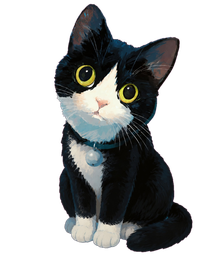
#> input picture assets/pets/cow-cat/_master/base_sit_source.png, 212 x 256 px, shrunk from 928 x 1120 before the run; its folder holds 3 pictures in this run
$ python set_pet_from_image.py
#> lines starting #> are read from the running program, lines starting #| are printed output that depends on the picture
"""Import a desktop screenshot/reference as the pet base sprite.

Removes light gray/white edge-connected background (keeps white fur),
packs tightly to 128x128 with crisp cartoon edges, and regenerates all
cow-cat animation folders with subtle transform variants.
"""

from __future__ import annotations

import json
import sys
from collections import deque
from pathlib import Path

from PIL import Image, ImageEnhance, ImageFilter

ROOT = Path(__file__).resolve().parents[1]
OUT = ROOT / "assets" / "pets" / "cow-cat"
SIZE = 128
ANCHOR = {"x": 64, "y": 112}


def is_magenta_key(r: int, g: int, b: int) -> bool:
    """Pure / near magenta-pink chroma key (and hot pink gen backgrounds)."""
    if r > 160 and b > 140 and g < 170 and r > g + 35 and b > g + 25:
        return True
    if r > 200 and g < 140 and b > 160:
        return True
    # hot pink flats (R high, G mid-low, B high-mid)
    if r > 210 and 40 < g < 160 and b > 160 and r > g + 50:
        return True
    return False


def is_light_bg(r: int, g: int, b: int) -> bool:
    """Light gray / white / soft checkerboard background."""
    mx = max(r, g, b)
    mn = min(r, g, b)
    if mx - mn > 30:
        return False
    if mx >= 205:
        return True
    if mx >= 170 and (r + g + b) / 3 >= 180:
        return True
    return False


def is_bg(r: int, g: int, b: int) -> bool:
    return is_magenta_key(r, g, b) or is_light_bg(r, g, b)


def remove_bg_edge_flood(img: Image.Image) -> Image.Image:
    img = img.convert("RGBA")
    w, h = img.size
    px = img.load()

    # First: hard chroma-key all magenta/pink (not only edge-connected).
    for y in range(h):
        for x in range(w):
            r, g, b, a = px[x, y]
            if is_magenta_key(r, g, b):
                px[x, y] = (0, 0, 0, 0)

    mask = [[is_bg(*px[x, y][:3]) and px[x, y][3] > 0 for x in range(w)] for y in range(h)]
    # Rebuild mask for remaining light bg still opaque
    mask = []
    for y in range(h):
        row = []
        for x in range(w):
            r, g, b, a = px[x, y]
            row.append(a > 0 and is_light_bg(r, g, b))
        mask.append(row)

    seen = [[False] * w for _ in range(h)]
    dq: deque[tuple[int, int]] = deque()

    def try_push(x: int, y: int) -> None:
        if 0 <= x < w and 0 <= y < h and not seen[y][x] and mask[y][x]:
            seen[y][x] = True
            dq.append((x, y))

    for x in range(w):
        try_push(x, 0)
        try_push(x, h - 1)
    for y in range(h):
        try_push(0, y)
        try_push(w - 1, y)

    while dq:
        x, y = dq.popleft()
        px[x, y] = (0, 0, 0, 0)
        for dx, dy in ((1, 0), (-1, 0), (0, 1), (0, -1)):
            try_push(x + dx, y + dy)

    # Kill remaining key-color / light fringe adjacent to transparent
    for _ in range(3):
        kill: list[tuple[int, int]] = []
        for y in range(h):
            for x in range(w):
                r, g, b, a = px[x, y]
                if a == 0:
                    continue
                if not is_bg(r, g, b) and not (
                    r > 195 and g > 195 and b > 195 and abs(r - g) < 14
                ):
                    # also soft pink fringe
                    if not (r > 180 and b > 140 and g < 190 and r > g + 20):
                        continue
                for dx, dy in ((1, 0), (-1, 0), (0, 1), (0, -1)):
                    nx, ny = x + dx, y + dy
                    if 0 <= nx < w and 0 <= ny < h and px[nx, ny][3] == 0:
                        kill.append((x, y))
                        break
        for x, y in kill:
            px[x, y] = (0, 0, 0, 0)
    return img


def despeckle_alpha(img: Image.Image, min_comp: int = 12) -> Image.Image:
    """Drop tiny opaque islands (noise) not connected to the main body."""
    w, h = img.size
    px = img.load()
    seen = [[False] * w for _ in range(h)]
    keep: set[tuple[int, int]] = set()
    best: list[tuple[int, int]] = []

    for y in range(h):
        for x in range(w):
            if seen[y][x] or px[x, y][3] < 16:
                continue
            comp: list[tuple[int, int]] = []
            dq: deque[tuple[int, int]] = deque([(x, y)])
            seen[y][x] = True
            while dq:
                cx, cy = dq.popleft()
                if px[cx, cy][3] < 16:
                    continue
                comp.append((cx, cy))
                for dx, dy in ((1, 0), (-1, 0), (0, 1), (0, -1)):
                    nx, ny = cx + dx, cy + dy
                    if 0 <= nx < w and 0 <= ny < h and not seen[ny][nx]:
                        seen[ny][nx] = True
                        if px[nx, ny][3] >= 16:
                            dq.append((nx, ny))
            if len(comp) > len(best):
                best = comp
            if len(comp) >= min_comp:
                keep.update(comp)

    # Always keep the largest component even if small
    keep.update(best)
    for y in range(h):
        for x in range(w):
            if (x, y) not in keep:
                px[x, y] = (0, 0, 0, 0)
    return img


def polish_edges(img: Image.Image) -> Image.Image:
    """Slight alpha cleanup + contrast so black outlines read cleanly on desktop."""
    img = img.convert("RGBA")
    # Mild unsharp after downscale helps line art
    rgb = img.convert("RGB")
    a = img.getchannel("A")
    rgb = ImageEnhance.Contrast(rgb).enhance(1.08)
    rgb = ImageEnhance.Sharpness(rgb).enhance(1.25)
    # Threshold very low alpha dust
    a = a.point(lambda v: 0 if v < 18 else (255 if v > 230 else v))
    out = rgb.convert("RGBA")
    out.putalpha(a)
    return out


def pack_frame(src: Image.Image, size: int = SIZE) -> Image.Image:
    img = remove_bg_edge_flood(src)
    img = despeckle_alpha(img)
    bbox = img.getbbox()
    if not bbox:
        raise SystemExit("empty after bg remove — check source contrast")
    img = img.crop(bbox)

    # Tight square: ~4% margin so the cat fills the window (was ~10% → tiny).
    side = max(img.size[0], img.size[1], 1)
    side = int(side * 1.04)
    sq = Image.new("RGBA", (side, side), (0, 0, 0, 0))
    ox = (side - img.size[0]) // 2
    # Bias slightly down so feet sit near bottom of hit box
    oy = int((side - img.size[1]) * 0.62)
    sq.paste(img, (ox, oy), img)

    # Downscale via high-quality intermediate for crisp cartoon lines
    hi = sq.resize((size * 2, size * 2), Image.Resampling.LANCZOS)
    out = hi.resize((size, size), Image.Resampling.LANCZOS)
    return polish_edges(out)


def shift(img: Image.Image, dx: int, dy: int) -> Image.Image:
    out = Image.new("RGBA", img.size, (0, 0, 0, 0))
    out.paste(img, (dx, dy), img)
    return out


def scale_about_center(img: Image.Image, s: float) -> Image.Image:
    w, h = img.size
    nw, nh = max(1, int(w * s)), max(1, int(h * s))
    scaled = img.resize((nw, nh), Image.Resampling.LANCZOS)
    out = Image.new("RGBA", (w, h), (0, 0, 0, 0))
    out.paste(scaled, ((w - nw) // 2, (h - nh) // 2), scaled)
    return out


def rotate_about(img: Image.Image, deg: float) -> Image.Image:
    return img.rotate(
        deg, resample=Image.Resampling.BICUBIC, expand=False, fillcolor=(0, 0, 0, 0)
    )


def dim(img: Image.Image, factor: float) -> Image.Image:
    r, g, b, a = img.split()
    rgb = Image.merge("RGB", (r, g, b))
    rgb = ImageEnhance.Brightness(rgb).enhance(factor)
    out = rgb.convert("RGBA")
    out.putalpha(a)
    return out


def write_set(name: str, frames: list[Image.Image], fps: float, loop: bool = True) -> None:
    dest = OUT / name
    dest.mkdir(parents=True, exist_ok=True)
    for old in dest.glob("*.png"):
        old.unlink()
    files: list[str] = []
    for i, fr in enumerate(frames):
        fn = f"{i:02d}.png"
        fr.save(dest / fn, optimize=True)
        files.append(fn)
    meta = {
        "name": name,
        "frame_width": SIZE,
        "frame_height": SIZE,
        "frames": len(files),
        "fps": fps,
        "loop": loop,
        "anchor": ANCHOR,
        "files": files,
    }
    (dest / "meta.json").write_text(
        json.dumps(meta, indent=2, ensure_ascii=False) + "\n", encoding="utf-8"
    )
    print(f"wrote {name}: {len(files)} frames @ {fps}fps")


def main() -> None:
    src_path = Path(
        sys.argv[1]
        if len(sys.argv) > 1
        else r"C:\Users\lig76\Desktop\ScreenShot_2026-08-04_084011_409.png"
    )
    if not src_path.is_file():
        # Fall back to saved master source
        alt = OUT / "_master" / "base_sit_source.png"
        if alt.is_file():
            src_path = alt
        else:
            raise SystemExit(f"source not found: {src_path}")

    base = pack_frame(Image.open(src_path))
#> in remove_bg_edge_flood, img is the input picture: PIL image 212x256 RGBA; mean R, G, B, A 28.4, 29, 29.2, 108
#> in remove_bg_edge_flood, `mask = [[is_bg(*px[x, y][:3]) and px[x, y][3] > 0 for x in range(w)] f..`: mask = 256 items
#> in pack_frame, `img = img.crop(bbox)`:
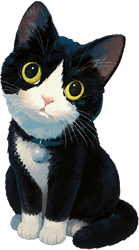
#> img: PIL image 139x250 RGBA; mean R, G, B, A 42.9, 44.6, 44.3, 168.6; transparent parts drawn white
#> in pack_frame, `sq = Image.new("RGBA", (side, side), (0, 0, 0, 0))`: sq: PIL image 260x260 RGBA; every value is 0
#> in pack_frame, `hi = sq.resize((size * 2, size * 2), Image.Resampling.LANCZOS)`:
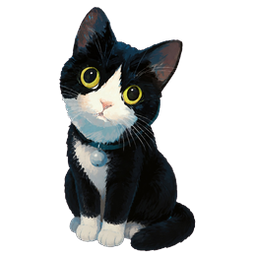
#> hi: PIL image 256x256 RGBA; mean R, G, B, A 21.8, 23, 22.7, 86; transparent parts drawn white
    master = OUT / "_master"
    master.mkdir(exist_ok=True)
    base.save(master / "base_sit.png")
    try:
        Image.open(src_path).save(master / "base_sit_source.png")
    except Exception:
        pass
    print("master base saved", base.size)
#| master base saved (128, 128)

    px = list(base.getdata())
    a0 = sum(1 for p in px if p[3] == 0)
    opaque = [p for p in px if p[3] > 20]
    xs = [i % SIZE for i, p in enumerate(px) if p[3] > 20]
    ys = [i // SIZE for i, p in enumerate(px) if p[3] > 20]
    print(
        f"base alpha: a0={a0}/{len(px)} opaque={len(opaque)} "
        f"bbox=({min(xs)},{min(ys)})-({max(xs)},{max(ys)}) "
        f"corner={base.getpixel((0, 0))}"
    )
#| base alpha: a0=10660/16384 opaque=5715 bbox=(29,3)-(97,125) corner=(0, 0, 0, 0)

    # Gentle breathing / bob — small motion so silhouette stays readable
    idle_bob = [
        base,
        shift(base, 0, -1),
        shift(base, 0, -2),
        shift(base, 0, -1),
        base,
        shift(base, 0, 1),
        base,
        shift(base, 0, -1),
    ]
#> in shift, `out = Image.new("RGBA", img.size, (0, 0, 0, 0))`: out: PIL image 128x128 RGBA; every value is 0
    write_set("idle_tail_wag", idle_bob, 6)
#> the loop in write_set, `for i, fr in enumerate(frames):` made 8 passes
#| wrote idle_tail_wag: 8 frames @ 6fps
    write_set(
        "idle_stretch",
        [
            base,
            scale_about_center(base, 1.02),
            scale_about_center(shift(base, 0, -2), 1.04),
            scale_about_center(shift(base, 0, -3), 1.05),
            scale_about_center(shift(base, 0, -2), 1.03),
            scale_about_center(base, 1.01),
            base,
            shift(base, 0, 1),
        ],
        6,
    )
#> in scale_about_center (call 5), `scaled = img.resize((nw, nh), Image.Resampling.LANCZOS)`:
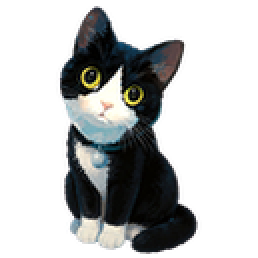
#> scaled: PIL image 129x129 RGBA (shown 2 times larger); mean R, G, B, A 23.7, 25.2, 25.2, 86.2; transparent parts drawn white
#> the loop in write_set (call 2), `for i, fr in enumerate(frames):` made 8 passes
#| wrote idle_stretch: 8 frames @ 6fps
    write_set(
        "idle_cute",
        [
            base,
            shift(base, 0, -1),
            scale_about_center(base, 1.02),
            shift(base, 0, -1),
            base,
            shift(base, 1, 0),
        ],
        6,
    )
#| wrote idle_cute: 6 frames @ 6fps
    write_set(
        "idle_sleep",
        [
            dim(shift(base, 0, 2), 0.94),
            dim(shift(base, 0, 2), 0.90),
            dim(shift(base, 0, 3), 0.92),
            dim(shift(base, 0, 2), 0.90),
            dim(shift(base, 0, 2), 0.94),
            dim(shift(base, 0, 1), 0.96),
        ],
        3,
    )
#> call 2 of dim, with factor = 0.9
#> in dim (call 2), `rgb = ImageEnhance.Brightness(rgb).enhance(factor)`:
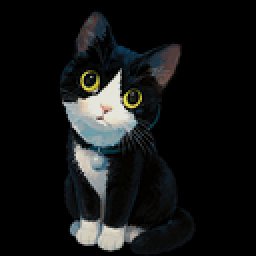
#> rgb: PIL image 128x128 RGB (shown 2 times larger); mean R, G, B 19.7, 20.9, 20.6
#> in shift (call 15), `out.paste(img, (dx, dy), img)`:
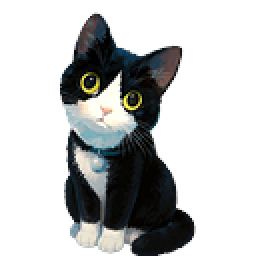
#> out: PIL image 128x128 RGBA (shown 2 times larger); mean R, G, B, A 22.1, 23.4, 23.1, 85.1; transparent parts drawn white
#> call 3 of dim, with factor = 0.92
#> in dim (call 3), `r, g, b, a = img.split()`:
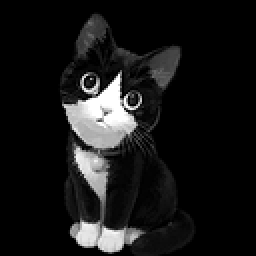
#> g: PIL image 128x128 L (shown 2 times larger); min 0, max 255, mean 23.4
#> in dim (call 3), `r, g, b, a = img.split()`:
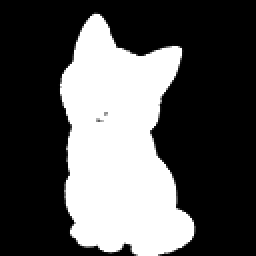
#> a: PIL image 128x128 L (shown 2 times larger); min 0, max 255, mean 85.1
#| wrote idle_sleep: 6 frames @ 3fps
    write_set(
        "idle_watch",
        [
            base,
            shift(base, 1, 0),
            shift(base, 2, 0),
            shift(base, 1, -1),
            base,
            shift(base, -1, 0),
            shift(base, -2, 0),
            shift(base, -1, -1),
        ],
        6,
    )
#| wrote idle_watch: 8 frames @ 6fps
    write_set(
        "approaching",
        [
            scale_about_center(base, 0.94),
            scale_about_center(base, 0.96),
            scale_about_center(base, 0.98),
            scale_about_center(base, 1.00),
            scale_about_center(base, 1.02),
            scale_about_center(base, 1.04),
            scale_about_center(base, 1.02),
            scale_about_center(base, 1.00),
        ],
        12,
    )
#| wrote approaching: 8 frames @ 12fps
    write_set(
        "playing_interaction",
        [
            base,
            rotate_about(base, -3),
            rotate_about(shift(base, 0, -1), 3),
            rotate_about(base, -2),
            base,
            shift(base, 0, -1),
        ],
        9,
    )
#| wrote playing_interaction: 6 frames @ 9fps
    write_set(
        "edge_peek",
        [
            shift(base, 0, 16),
            shift(base, 0, 10),
            shift(base, 0, 6),
            shift(base, 0, 10),
        ],
        4,
    )
#| wrote edge_peek: 4 frames @ 4fps
    write_set(
        "dragging",
        [
            rotate_about(base, -5),
            rotate_about(base, -2),
            rotate_about(base, 2),
            rotate_about(base, 5),
        ],
        8,
    )
#| wrote dragging: 4 frames @ 8fps
    write_set(
        "reminder_wave",
        [
            base,
            rotate_about(shift(base, 0, -1), -4),
            rotate_about(shift(base, 0, -2), 4),
            rotate_about(shift(base, 0, -1), -4),
            base,
            shift(base, 0, -1),
        ],
        7,
    )
#| wrote reminder_wave: 6 frames @ 7fps
    write_set(
        "reminder_feed",
        [
            base,
            scale_about_center(base, 1.03),
            scale_about_center(shift(base, 0, -2), 1.05),
            scale_about_center(base, 1.03),
            base,
            shift(base, 0, 1),
        ],
        7,
    )
#| wrote reminder_feed: 6 frames @ 7fps
    print("all sets written from", src_path)


if __name__ == "__main__":
    main()
